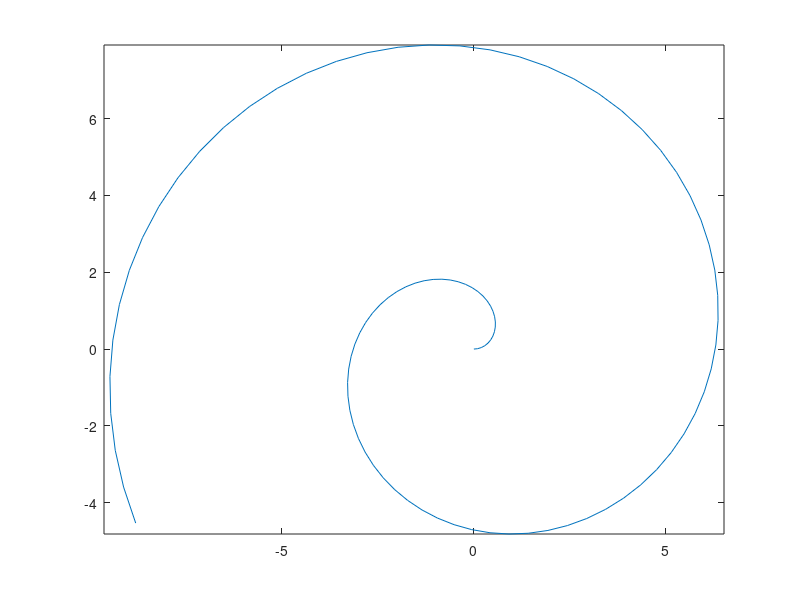

Reproduce this figure in MATLAB.
clear all;
clc;

t = 0 : 0.1 : 10;

for k = 1:100
    tmp = t(1:k);
    
    plot( tmp .* cos(tmp), tmp .* sin(tmp) );
    axis equal
    M(k) = getframe;
end

movie(M,3)